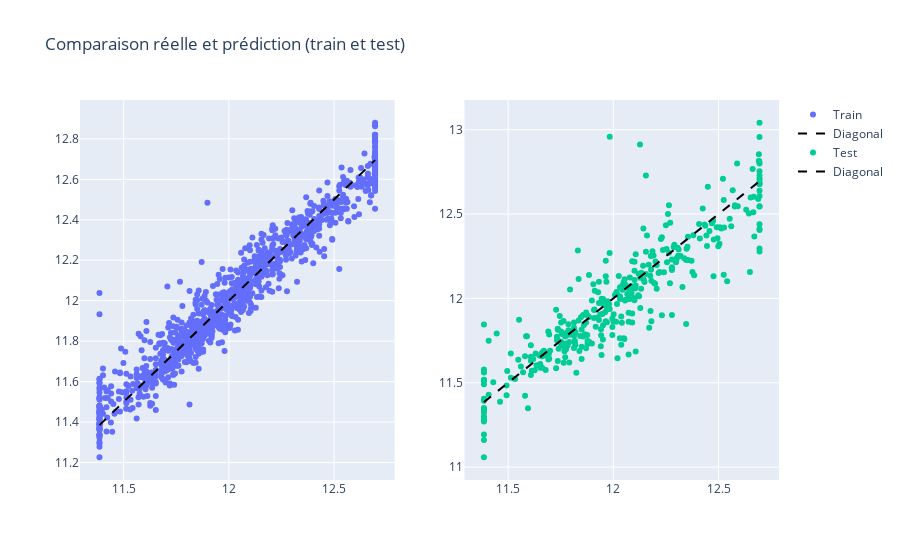

This figure's notebook cell:
### Code cell
## Comparaison réelle et prédiction (train et test)
fig = make_subplots(rows=1, cols=2, shared_yaxes=False)

datasets = [("Train", y_train, y_train_pred_lr), ("Test", y_test, y_test_pred_lr)]

for idx, (name, y_true, y_pred) in enumerate(datasets):
    col = idx + 1
    fig.add_trace(go.Scatter(x=y_true, y=y_pred, mode="markers", name=name), row=1, col=col)

    fig.add_trace(go.Scatter(x=[y_true.min(), y_true.max()],
                             y=[y_true.min(), y_true.max()],
                             mode="lines", name="Diagonal", line=dict(color="black", dash="dash")),
                  row=1, col=col)

fig.update_layout(title_text="Comparaison réelle et prédiction (train et test)", showlegend=True)
fig.show()

### Figure 1 — Plotly figure (JSON) as saved in the notebook; plotly's stock layout.template omitted (floating-point values rounded to 4 significant figures; data arrays with more than 128 entries replaced by an {"elided": "..."} marker saying what was removed)
{"data": [{"mode": "markers", "name": "Train", "type": "scatter", "x": {"elided": "1095 float values"}, "xaxis": "x", "y": {"elided": "1095 float values"}, "yaxis": "y"}, {"line": {"color": "black", "dash": "dash"}, "mode": "lines", "name": "Diagonal", "type": "scatter", "x": [11.39, 12.69], "xaxis": "x", "y": [11.39, 12.69], "yaxis": "y"}, {"mode": "markers", "name": "Test", "type": "scatter", "x": {"elided": "365 float values"}, "xaxis": "x2", "y": {"elided": "365 float values"}, "yaxis": "y2"}, {"line": {"color": "black", "dash": "dash"}, "mode": "lines", "name": "Diagonal", "type": "scatter", "x": [11.39, 12.69], "xaxis": "x2", "y": [11.39, 12.69], "yaxis": "y2"}], "layout": {"showlegend": true, "title": {"text": "Comparaison réelle et prédiction (train et test)"}, "xaxis": {"anchor": "y", "domain": [0, 0.45]}, "xaxis2": {"anchor": "y2", "domain": [0.55, 1]}, "yaxis": {"anchor": "x", "domain": [0, 1]}, "yaxis2": {"anchor": "x2", "domain": [0, 1]}}}
